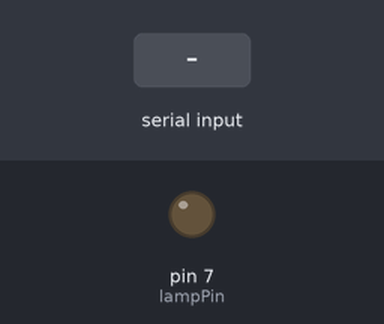
The sketch below on a simulated Arduino Uno, built with avr-gcc and run on an emulated ATmega328P. Shown: output pins drawn as LEDs (lit = HIGH). Inputs (shaded band) come from the test bench.

Above: at 1.2 s.
1.3 s: "1" received over Serial
At 1.9 s:
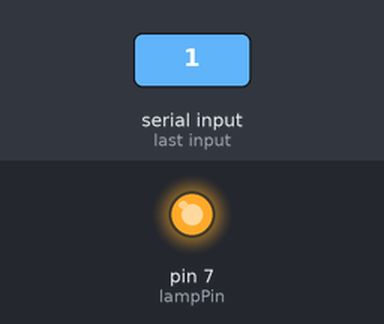
2.8 s: "0" received over Serial
At 4.2 s:
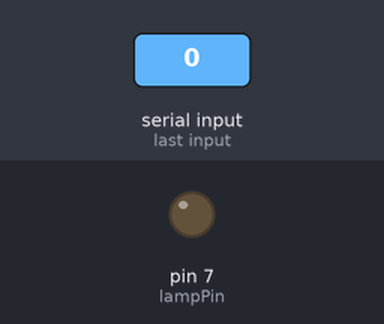
Timing chart, 0 to 5.8 s (numbered marks = the images above; inputs shaded):
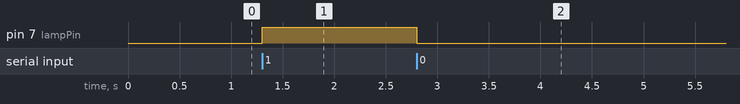

The sketch:

codigo_arduino.ino
```cpp
const int lampPin = 7;  // Defina o pino onde a lâmpada (ou LED) está conectada

void setup() {
  Serial.begin(9600);  // Inicializa a comunicação serial
  pinMode(lampPin, OUTPUT);  // Define o pino como saída
  digitalWrite(lampPin, LOW);  // Garante que a lâmpada esteja desligada inicialmente
}

void loop() {
  if (Serial.available() > 0) {  // Verifica se há dados disponíveis para ler
    char command = Serial.read();  // Lê o comando enviado pelo Python

    if (command == '1') {  // Se o comando for '1'
      digitalWrite(lampPin, HIGH);  // Liga a lâmpada
    }
    else if (command == '0') {  // Se o comando for '0'
      digitalWrite(lampPin, LOW);  // Desliga a lâmpada
    }
  }
}
```

Measured:
- after the input at 1.3 s, pin 7 (lampPin): LOW → HIGH at once
- after the input at 2.8 s, pin 7 (lampPin): HIGH → LOW at once
